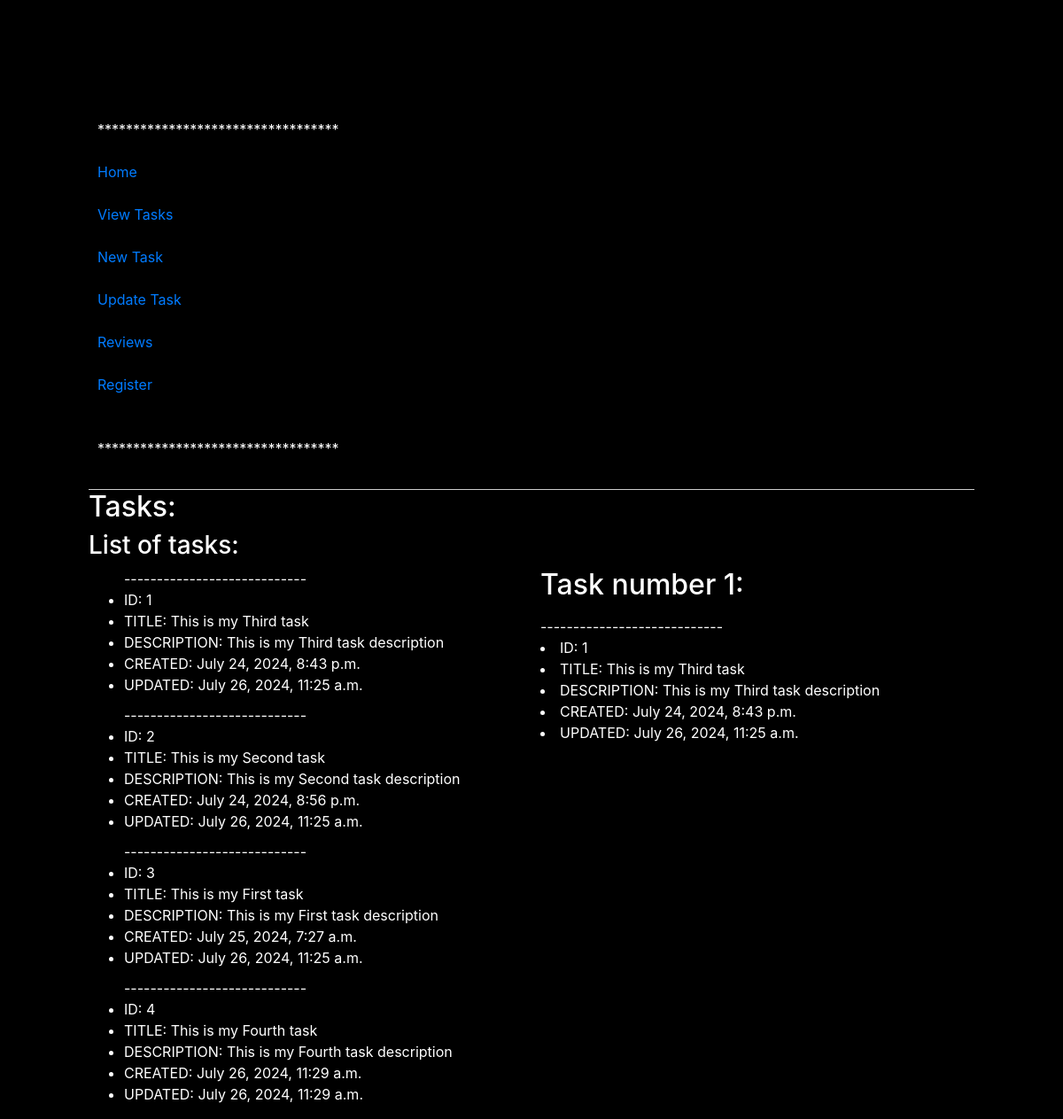
/task-view/, run on an earlier commit of the app's database.
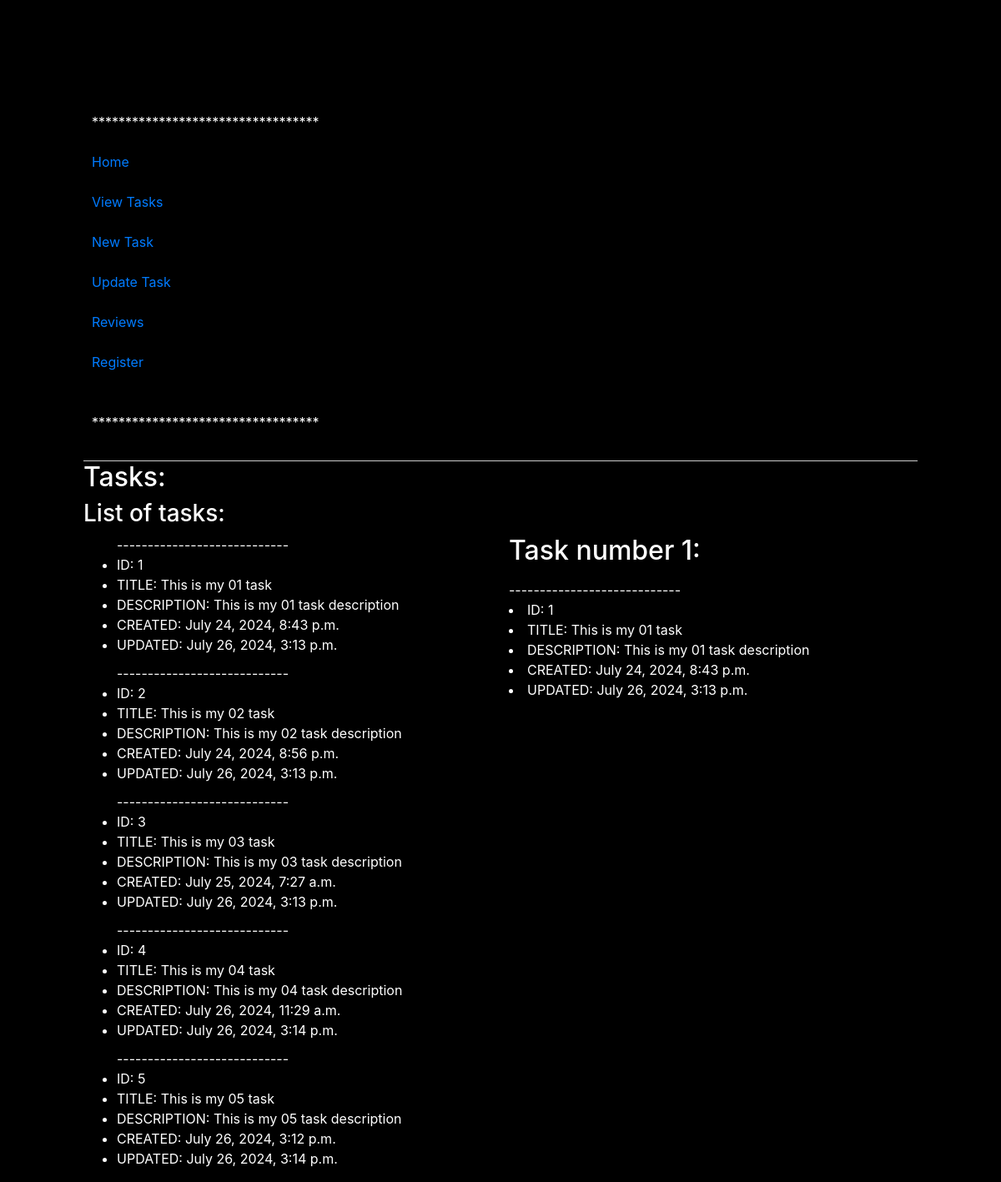
And on a later commit of the database.
### app_01/models.py (models this page shows, shortened)
class Task(models.Model):
    title = models.CharField(max_length=50)
    description = models.TextField(max_length=1000, null=True, blank=True)
    created = models.DateTimeField(auto_now_add=True)
    updated = models.DateTimeField(auto_now=True)

### app_01/views.py (the view, shortened to what this page needs)
# urls.py: path('task-view/', views.task_view, name='task-view'),
def task_view(request):
    try:
        query_data_all = Task.objects.all()
    except ObjectDoesNotExist:
        return HttpResponse('No tasks found', status=404)
    if query_data_all.exists():
        context = {
            'tasks': query_data_all,
            "single_task_id": query_data_all[0].id,
            "single_task_title": query_data_all[0].title,
            "single_task_created": query_data_all[0].created,
            "single_task_updated": query_data_all[0].updated,
            "single_task_description": query_data_all[0].description,
        }
    return render(request, 'app_01/task-view.html', context)

### app_01/templates/app_01/task-view.html (shortened to what this page needs)
{% extends 'app_01/base.html' %}
{% load static %}
{% load bootstrap4 %}
{% block styles %}
{% bootstrap_css %}
<link rel="stylesheet" href="{% static 'styles.css' %}">
{% endblock %}
{% block header %}
<h2>Tasks:</h2>
<h3>List of tasks:</h3>
{% endblock %}
{% block content %}
<div class="task-container">
    <div>
        <ul>
            {% for task in tasks %}
                <div>----------------------------</div>
                <li>ID: {{ task.id }}</li>
                <li>TITLE: {{ task.title }}</li>
                <li>DESCRIPTION: {{ task.description }}</li>
                <li>CREATED: {{ task.created }}</li>
                <li style="margin-bottom: 10px;">UPDATED: {{ task.updated }}</li>
            {% endfor %}
        </ul>
    </div>
    <div>
        <h2>Task number {{ single_task_id }}:</h2>
        <p>
            {% if single_task_id %}
                <div>----------------------------</div>
                <li>ID: {{ single_task_id }}</li>
                <li>TITLE: {{ single_task_title }}</li>
                <li>DESCRIPTION: {{ single_task_description }}</li>
                <li>CREATED: {{ single_task_created }}</li>
                <li style="margin-bottom: 10px;">UPDATED: {{ single_task_updated }}</li>
            {% else %}
                <p>No tasks found.</p>
            {% endif %}
        </p>
    </div>
</div>
{% endblock %}

### app_01/templates/app_01/base.html (shortened to what this page needs)
<!DOCTYPE html>
<html>
<head>
    {% block styles %}{% endblock %}
</head>
<body>
{% block menu %}
    <div style="border-bottom: 1px solid #ccc; padding: 10px;">
        <div>
            <br>
                <div>**********************************</div>
                <br>
                <a href="{% url 'homepage' %}"> Home </a>
                <br>
                <br>
                <a href="{% url 'task-view' %}">View Tasks</a>
                <br>
                <br>
                <a href="{% url 'create-task' %}">New Task</a>
                <br>
                <br>
            <a href="{% url 'update-task' 1 %}">Update Task</a>                <br>
                <br>
                <a href="{% url 'reviews' %}">Reviews</a>
                <br>
                <br>
                <a href="{% url 'register' %}">Register</a>
                <br>
                <br>
                <br>
                <div>**********************************</div>
                <br>
        </div>
    </div>
{% endblock %}
{% block header %}{% endblock %}
{% block content %}{% endblock %}
</body>
</html>

### static/styles.css (style rules this page uses)
body { background-color: #000; color: #fff; margin-left: 100px; margin-top: 100px; margin-right: 100px; }
h2, h3, p { color: #fff; }

### app_01/templates/app_01/task-view.html (style rules this page uses)
.task-container { display: grid; grid-template-columns: 1fr 1fr; gap: 20px; }

What changed in the data, as far as the page shows it:
changed Task id 1: title "This is my Third task" → "This is my 01 task"; description "This is my Third task description" → "This is my 01 task description"; updated "July 26, 2024, 11:25 a.m." → "July 26, 2024, 3:13 p.m."
changed Task id 2: title "This is my Second task" → "This is my 02 task"; description "This is my Second task description" → "This is my 02 task description"; updated "July 26, 2024, 11:25 a.m." → "July 26, 2024, 3:13 p.m."
changed Task id 3: title "This is my First task" → "This is my 03 task"; description "This is my First task description" → "This is my 03 task description"; updated "July 26, 2024, 11:25 a.m." → "July 26, 2024, 3:13 p.m."
changed Task id 4: title "This is my Fourth task" → "This is my 04 task"; description "This is my Fourth task description" → "This is my 04 task description"; updated "July 26, 2024, 11:29 a.m." → "July 26, 2024, 3:14 p.m."
added Task: id "5", title "This is my 05 task", description "This is my 05 task description", created "July 26, 2024, 3:12 p.m.", updated "July 26, 2024, 3:14 p.m."
